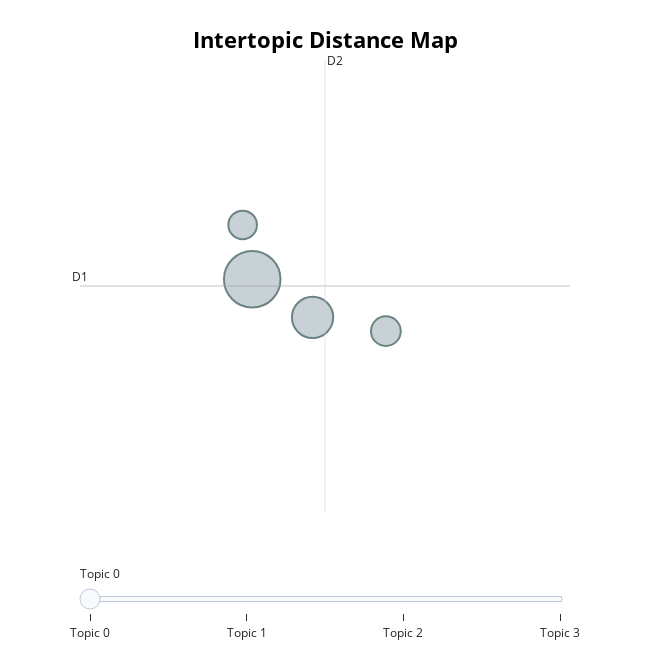

The cell this chart's notebook holds for it:
### Code cell
topic_model.visualize_topics()

### Figure 1 — Plotly figure (JSON) as saved in the notebook; plotly's stock layout.template omitted (floating-point values rounded to 4 significant figures)
{"data": [{"customdata": [[0, "people | thats | just | america | country", 47], [1, "thats | health | care | jobs | make", 25], [2, "united | states | nuclear | iran | world", 13], [3, "court | justice | law | supreme | president", 12]], "hovertemplate": "<b>Topic %{customdata[0]}</b><br>Words: %{customdata[1]}<br>Size: %{customdata[2]}", "legendgroup": "", "marker": {"color": "#B0BEC5", "line": {"color": "DarkSlateGrey", "width": 2}, "size": [47, 25, 13, 12], "sizemode": "area", "sizeref": 0.02937, "symbol": "circle"}, "mode": "markers", "name": "", "orientation": "v", "showlegend": false, "type": "scatter", "x": [13.9, 14.67, 15.6, 13.78], "xaxis": "x", "y": [-15.62, -16.14, -16.33, -14.89], "yaxis": "y"}], "layout": {"annotations": [{"showarrow": false, "text": "D1", "x": 11.71, "y": -15.72, "yshift": 10}, {"showarrow": false, "text": "D2", "x": 14.83, "xshift": 10, "y": -12.66}], "height": 650, "hoverlabel": {"bgcolor": "white", "font": {"family": "Rockwell", "size": 16}}, "legend": {"itemsizing": "constant", "tracegroupgap": 0}, "margin": {"t": 60}, "shapes": [{"line": {"color": "#CFD8DC", "width": 2}, "type": "line", "x0": 14.83, "x1": 14.83, "y0": -18.78, "y1": -12.66}, {"line": {"color": "#9E9E9E", "width": 2}, "type": "line", "x0": 11.71, "x1": 17.94, "y0": -15.72, "y1": -15.72}], "sliders": [{"active": 0, "pad": {"t": 50}, "steps": [{"args": [{"marker.color": [["red", "#B0BEC5", "#B0BEC5", "#B0BEC5"]]}], "label": "Topic 0", "method": "update"}, {"args": [{"marker.color": [["#B0BEC5", "red", "#B0BEC5", "#B0BEC5"]]}], "label": "Topic 1", "method": "update"}, {"args": [{"marker.color": [["#B0BEC5", "#B0BEC5", "red", "#B0BEC5"]]}], "label": "Topic 2", "method": "update"}, {"args": [{"marker.color": [["#B0BEC5", "#B0BEC5", "#B0BEC5", "red"]]}], "label": "Topic 3", "method": "update"}]}], "title": {"font": {"color": "Black", "size": 22}, "text": "<b>Intertopic Distance Map", "x": 0.5, "xanchor": "center", "y": 0.95, "yanchor": "top"}, "width": 650, "xaxis": {"anchor": "y", "domain": [0, 1], "range": [11.71, 17.94], "title": {"text": ""}, "visible": false}, "yaxis": {"anchor": "x", "domain": [0, 1], "range": [-18.78, -12.66], "title": {"text": ""}, "visible": false}}}
